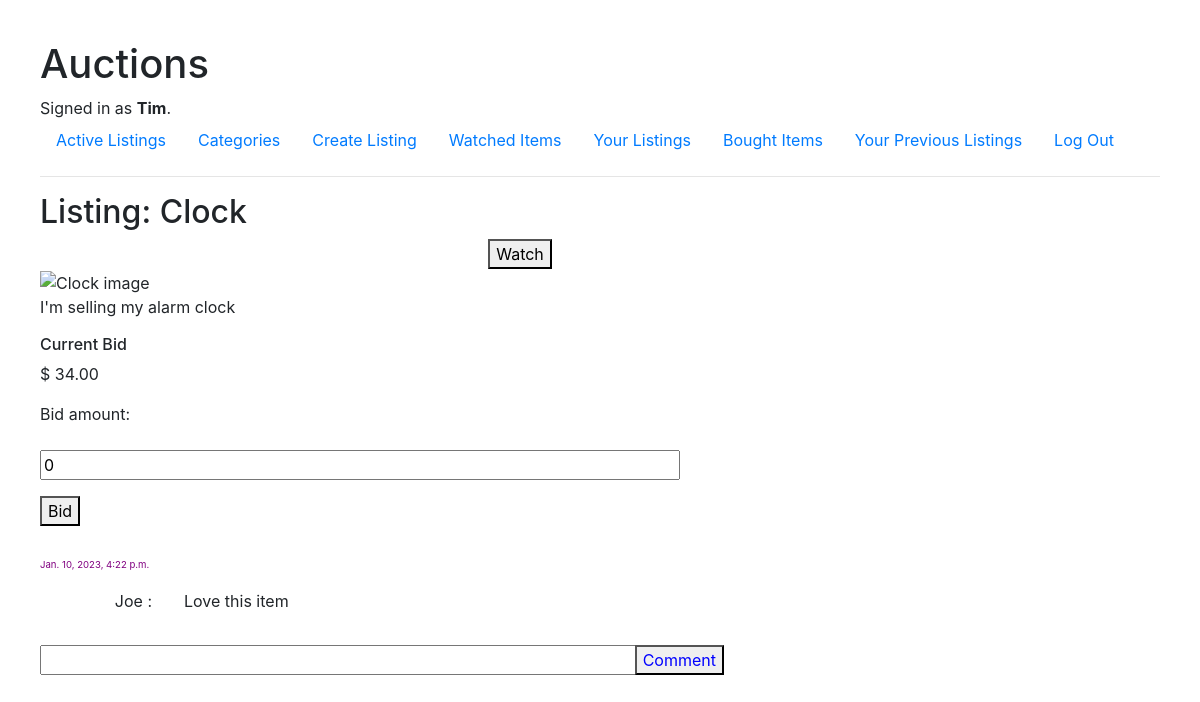
Screenshot of /listing/7 (signed in) with the database file from the repository.
### auctions/models.py (models this page shows, shortened)
class User(AbstractUser):
    pass
    def __str__(self):
        return self.username

class Listing(models.Model):
    title = models.CharField(max_length=100)
    description = models.TextField(max_length=300)
    image = models.CharField(max_length=200, validators=[RegexValidator(regex="([^\\s]+(\\.(?i)(jpe?g|png|gif|bmp))$)")], blank=True)
    starting_bid = models.DecimalField(max_digits=10, decimal_places=2 , default=0, validators=[MinValueValidator(0)])
    date = models.DateTimeField(auto_now_add=True)
    is_active = models.BooleanField(default=True)
    winner_id = models.IntegerField(blank=True, null=True)
    winning_bid = models.DecimalField(max_digits=10, decimal_places=2, blank=True, null=True)
    owner_id = models.ForeignKey(User, on_delete=models.CASCADE, blank=True, null=True, related_name="sellerListings")
    category = models.ForeignKey(Category, on_delete=models.SET_NULL, blank=True, null=True, related_name="categoryListings")

class Bid(models.Model):
    bid_amount =  models.DecimalField(max_digits=10, decimal_places=2 , default=0, validators=[MinValueValidator(0.01)])
    user = models.ForeignKey(User, on_delete=models.CASCADE, related_name="userBid")
    listing = models.ForeignKey(Listing, on_delete=models.CASCADE, related_name="listingBid")
    Timestamp = models.DateTimeField(auto_now_add=True)

class Comment(models.Model):
    comment = models.TextField(max_length=300)
    user = models.ForeignKey(User, on_delete=models.CASCADE, related_name="userComments")
    listing = models.ForeignKey(Listing, on_delete=models.CASCADE, related_name="listingComments")
    Timestamp = models.DateTimeField(auto_now_add=True)

### auctions/views.py (the view)
# urls.py: path("listing/<listing_id>", views.listing, name="listing"),
@login_required
def listing(request, listing_id):
    if request.method == "POST":
        starting_price = Listing.objects.get(pk=listing_id).starting_bid
        new_bid = float(request.POST['bid_amount'])
        if new_bid <= 0:
            messages.error(request, "Bid Must be Higher Than 0")
            return HttpResponseRedirect('/listing/' + listing_id)
        if starting_price > new_bid:
            messages.error(request, "Bid Cannot Be Less Than Starting Price")
            return HttpResponseRedirect('/listing/' + listing_id)
        last_bid = Bid.objects.filter(listing = Listing.objects.get(pk=listing_id))
        if last_bid:
            last_bid = last_bid.latest('Timestamp').bid_amount
            if last_bid >= new_bid:
                messages.error(request, "Bid Must be Higher Than Current Bid")
                return HttpResponseRedirect('/listing/' + listing_id)
            else:
                form = NewBidForm(request.POST)
                if form.is_valid():
                    instance = form.save(commit=False)
                    instance.user = request.user
                    instance.listing = Listing.objects.get(pk=listing_id)
                    instance.save()
                    messages.success(request, "Successfully Bid")
                    return HttpResponseRedirect('/listing/' + listing_id)
                else:
                    messages.error(request, "Form Not Entered Correctly")
                    return HttpResponseRedirect('/listing/' + listing_id)
        else:
            form = NewBidForm(request.POST)
            if form.is_valid():
                instance = form.save(commit=False)
                instance.user = request.user
                instance.listing = Listing.objects.get(pk=listing_id)
                instance.save()
                messages.success(request, "Successfully Bid")
                return HttpResponseRedirect('/listing/' + listing_id)
    else:
        listed_item = Listing.objects.filter(id=listing_id).values().distinct()
        listed_item = listed_item[0]
        context = {'listing': listed_item}
        current_bid = Bid.objects.filter(listing = Listing.objects.get(pk=listing_id)).last()
        if current_bid:
            current_bid = current_bid.bid_amount
        if not current_bid:
            minimum_bid =  listed_item['starting_bid']
            context['minimum_bid'] = minimum_bid
        context['current_bid'] = current_bid
        watched = Watchlist.objects.filter(listing = Listing.objects.get(pk=listing_id), user = request.user)
        if watched:
            context['watched'] = watched
        form = NewBidForm()
        comment_form = CommentForm()
        context['form'] = form
        context['comment_form'] = comment_form
        comments = Comment.objects.filter(listing = Listing.objects.get(pk=listing_id)).values().distinct()
        for i in range(len(comments)):
            username = User.objects.get(id=comments[i]['user_id'])
            comments[i]['username'] = username
        context['comments'] = comments
        is_owner = Listing.objects.filter(id = listing_id, owner_id = request.user).values()
        context['is_owner'] = is_owner
        return render(request, "auctions/listing.html", context)

### auctions/forms.py
class NewBidForm(ModelForm):
    class Meta:
        model = Bid
        fields = '__all__'
        exclude = ['user', 'listing', 'Timestamp']

class CommentForm(ModelForm):
    class Meta:
        model = Comment
        fields = '__all__'
        labels = {
            "comment": ""
        }
        exclude = ['user', 'listing', 'Timestamp']
        widgets = {
            'comment': TextInput(attrs={
                'rows': "2",
                }),
        }

### auctions/templates/auctions/listing.html (shortened to what this page needs)
{% extends "auctions/layout.html" %}
{% block body %}
    <div class="listed">
        <h2> Listing: {{listing.title}} </h2>
        {% if not is_owner %}
            {% if watched %}
                <form action="{% url 'watch' listing_id=listing.id %}" method="post">
                    {% csrf_token %}
                    <input type="hidden" value="{{listing}}">
                    <button type="submit" name="unwatch"> Unwatch </button>
                </form>
            {% else %}
                <form action="{% url 'watch' listing_id=listing.id %}" method="post">
                    <button type="submit" name="watch"> Watch </button>
                </form>
            {% endif %}
        {% endif %}
        <img src="{{listing.image}}" alt="{{listing.title}} image">
        <p>{{listing.description}}</p>
    </div>
    {% if listing.is_active %}
        <div class="bid">
            {% if current_bid %}
                <h6> Current Bid</h6>
                <p> $ {{current_bid}} </p>
            {% else %}
                <h6> Bidding starts at: </h6>
                <p> ${{minimum_bid}} </p>
            {% endif %}
            {% if not is_owner %}
                <form action={% url 'listing' listing_id=listing.id %} method="post">
                    {{form}}
                    <button type="submit">Bid</button>
                </form>
            {% else %}
                <p> Click complete to close the auction </p>
                <form action={% url 'end_auction' listing_id=listing.id %} method="post">
                    {% csrf_token %}
                    <button type="submit"> Complete </button>
                </form>
            {% endif %}
        </div>
    {% endif %}
    <div class="all-comments">
        {% for comment in comments %}
            <div class="comment-group">
                <p class="comment-time"> {{comment.Timestamp}} </p>
                <div class="comment-box">
                    <div class="comment-left">
                        <p> {{comment.username}} : </p>
                    </div>
                    <div class="comment-right">
                        <p> {{comment.comment}} </p>
                    </div>
                </div>
            </div>
        {% endfor %}
        <form action={% url 'comments' listing_id=listing.id %} method="post">
            {{comment_form}}
            <button type="submit">Comment</button>
        </form>
    </div>
{% endblock %}

### auctions/templates/auctions/layout.html (shortened to what this page needs)
{% load static %}
<!DOCTYPE html>
<html lang="en">
    <head>
        <link rel="stylesheet" href="https://stackpath.bootstrapcdn.com/bootstrap/4.4.1/css/bootstrap.min.css">
        <link href="{% static 'auctions/styles.css' %}" rel="stylesheet">
    </head>
    <body>
        <h1>Auctions</h1>
        <div>
            {% if user.is_authenticated %}
                Signed in as <strong>{{ user.username }}</strong>.
            {% else %}
                Not signed in.
            {% endif %}
        </div>
        <ul class="nav">
            <li class="nav-item">
                <a class="nav-link" href="{% url 'index' %}">Active Listings</a>
            </li>
            <li class="nav-item">
                <a class="nav-link" href="{% url 'categories' category='all' %}"> Categories </a>
            </li>
            <li class="nav-item">
                <a class="nav-link" href="{% url 'new_listing' %}"> Create Listing </a>
            </li>
            <li class="nav-item">
                <a class="nav-link" href="{% url 'watchlist' %}"> Watched Items </a>
            </li>
            <li class="nav-item">
                <a class="nav-link" href="{% url 'user_listings' %}"> Your Listings </a>
            </li>
            <li class="nav-item">
                <a class="nav-link" href="{% url 'bought_items' %}"> Bought Items </a>
            </li>
            <li class="nav-item">
                <a class="nav-link" href="{% url 'past_listings' %}"> Your Previous Listings </a>
            </li>
            {% if user.is_authenticated %}
                <li class="nav-item">
                    <a class="nav-link" href="{% url 'logout' %}">Log Out</a>
                </li>
            {% endif %}
        </ul>
            <hr>
            {% block body %}
        {% endblock %}
    </body>
</html>

### auctions/static/auctions/styles.css (style rules this page uses)
body { padding: 40px; background-color: white; }
form { display: block; width: 40rem; margin: auto; text-align: center; }
form > input { margin: 1rem auto 1rem auto; display: block; }
.listed { width: 80vw; }
.listed img { max-height: 20rem; max-width: 100%; }
.bid { text-align: left; }
.bid form { text-align: left; margin-left: 0; }
.bid input { width: 100%; }
.all-comments { margin-top: 2rem; text-align: left; width: 60vw; }
.all-comments form { width: 95%; height: 10px; margin-left: 0; position: relative; }
.all-comments form #id_comment { padding-right: 1rem; }
.all-comments form button { color: blue; position: absolute; top: 0; right: 0; }
.all-comments #id_comment { width: 100%; }
.all-comments .comment-group { width: 60vw; }
.all-comments .comment-group .comment-time { font-size: 0.6rem; color: #8d8d8d; color: purple; text-align: left; }
.all-comments .comment-group .comment-box { max-width: 60vw; display: flex; }
.all-comments .comment-group .comment-box .comment-left { width: 20%; padding-right: 2rem; text-align: right; }
.all-comments .comment-group .comment-box .comment-right { width: 70%; }

### rows the page displays
User: username "Tim"
Listing: title "Clock", description "I'm selling my alarm clock"
Bid: bid_amount "34.00"
Comment: Timestamp "Jan. 10, 2023, 4:22 p.m.", username "Joe", comment "Love this item"
